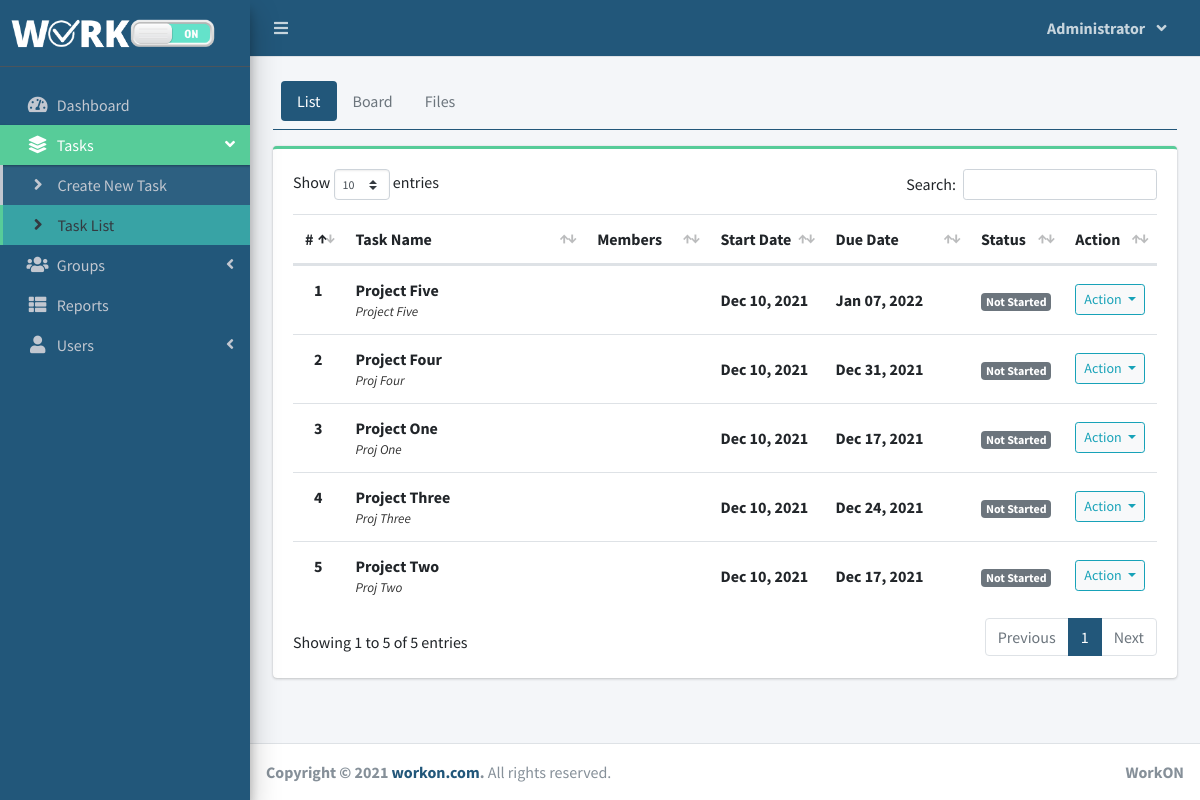
Page /index.php?page=project_list (signed in) on the earlier database version.
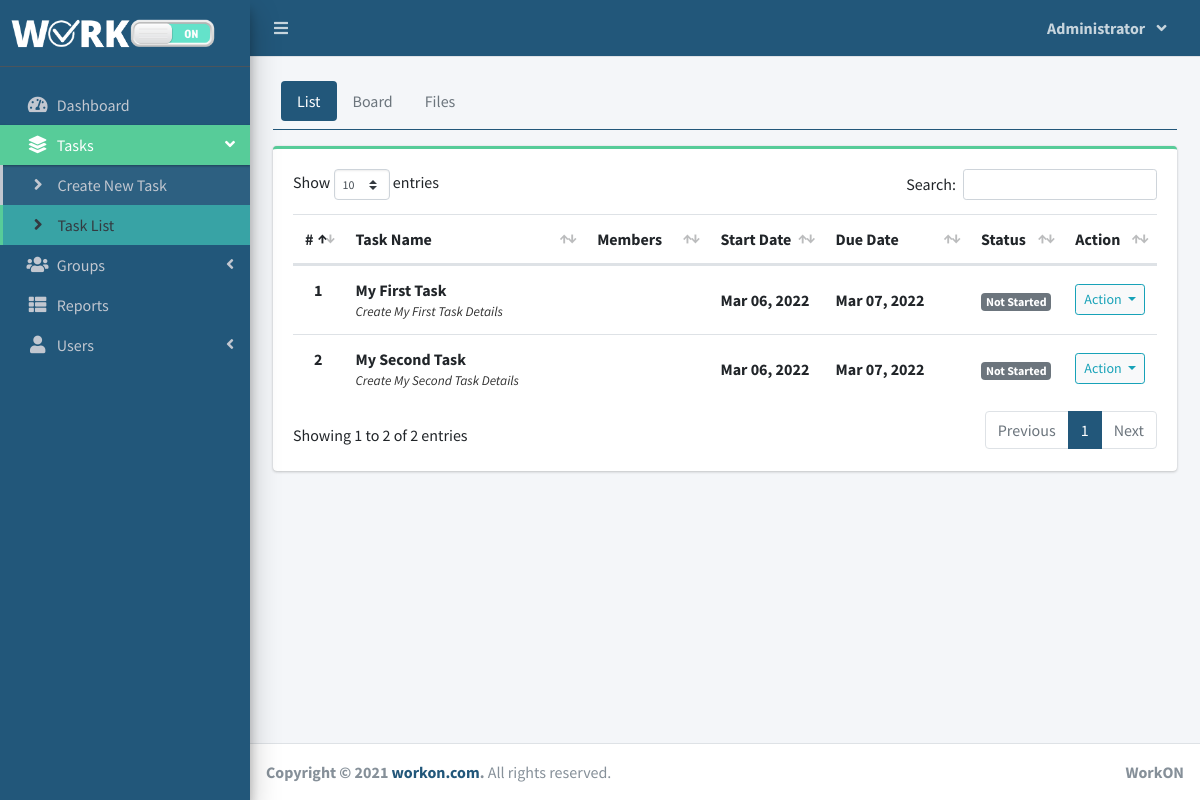
Same page on the later database version.
### tables this page shows
CREATE TABLE `project_list` (
  `id` int(30) NOT NULL,
  `name` varchar(200) NOT NULL,
  `description` text NOT NULL,
  `status` tinyint(2) NOT NULL,
  `start_date` date NOT NULL,
  `end_date` date NOT NULL,
  `manager_id` int(30) NOT NULL,
  `user_ids` text NOT NULL,
  `group_id` int(30) NOT NULL,
  `project_url` longtext NOT NULL,
  `project_time_sheet` longtext NOT NULL,
  `project_files` longtext NOT NULL,
  `date_created` datetime NOT NULL DEFAULT current_timestamp()
);

### project_list.php (the view, shortened to what this page needs)
<?php include'db_connect.php' ?>
<div class="col-lg-12">
	<ul class="nav nav-pills ml-auto p-2">
		<li class="nav-item"><a class="nav-link active" href="#list" data-toggle="tab">List</a></li>
		<li class="nav-item"><a class="nav-link" href="#board" data-toggle="tab">Board</a></li>
		<li class="nav-item"><a class="nav-link" href="#files" data-toggle="tab">Files</a></li>
	</ul>
	<hr class="border-primary mt-0 mb-3">
	<div class="tab-content" id="pills-tabContent">
		<div class="tab-pane active" id="list" role="tabpanel" aria-labelledby="pills-list-tab">
			<div class="card card-outline card-success">
				<div class="card-body">
					<div class="table-responsive">
						<table class="table tabe-hover table-condensed" id="data-list">
							<colgroup>
								<col width="5%">
								<col width="35%">
								<col width="15%">
								<col width="15%">
								<col width="20%">
								<col width="10%">
							</colgroup>
							<thead>
								<tr>
									<th class="text-center">#</th>
									<th>Task Name</th>
									<th class="">Members</th>
									<th>Start Date</th>
									<th>Due Date</th>
									<th>Status</th>
									<th>Action</th>
								</tr>
							</thead>
							<tbody>
								<?php
								$i = 1;
								$where = "";
								$qry = $conn->query("SELECT * FROM project_list $where order by name asc");
								while($row= $qry->fetch_assoc()):
									$trans = get_html_translation_table(HTML_ENTITIES,ENT_QUOTES);
									unset($trans["\""], $trans["<"], $trans[">"], $trans["<h2"]);
									$desc = strtr(html_entity_decode($row['description']),$trans);
									$desc=str_replace(array("<li>","</li>"), array("",", "), $desc);
								?>
								<tr>
									<th class="text-center"><?php echo $i++ ?></th>
									<td>
										<p><b><?php echo ucwords($row['name']) ?></b></p>
										<p class="truncate"><?php echo strip_tags($desc) ?></p>
									</td>
									<td class="">
									</td>
									<td><b><?php echo date("M d, Y",strtotime($row['start_date'])) ?></b></td>
									<td><b><?php echo date("M d, Y",strtotime($row['end_date'])) ?></b></td>
									<td class="text-center">
										<?php
										if($row['status'] == 1){
											echo "<span class='badge badge-secondary'>Not Started</span>";
										}elseif($row['status'] == 2){
										echo "<span class='badge badge-primary'>Started</span>";
										}elseif($row['status'] == 3){
										echo "<span class='badge badge-primary'>In Progress</span>";
										}elseif($row['status'] == 4){
										echo "<span class='badge badge-primary'>In Review</span>";
										}elseif($row['status'] == 5){
										echo "<span class='badge badge-primary'>Over Due</span>";
										}elseif($row['status'] == 6){
											echo "<span class='badge badge-success'>Completed</span>";
									}
										?>
									</td>
									<td class="text-center">
										<button type="button" class="btn btn-default btn-sm btn-round border-info wave-effect text-info dropdown-toggle" data-toggle="dropdown" aria-expanded="true">
										Action
										</button>
									</td>
								</tr>
							<?php endwhile; ?>
							</tbody>
						</table>
					</div>
				</div>
			</div>
		</div>
	</div>
</div>

Differences in the rows shown:
removed project_list: name "Project Five", description "Project Five", start_date "Dec 10, 2021", end_date "Jan 07, 2022", status "Not Started"
removed project_list: name "Project Four", description "Proj Four", start_date "Dec 10, 2021", end_date "Dec 31, 2021", status "Not Started"
removed project_list: name "Project One", description "Proj One", start_date "Dec 10, 2021", end_date "Dec 17, 2021", status "Not Started"
removed project_list: name "Project Three", description "Proj Three", start_date "Dec 10, 2021", end_date "Dec 24, 2021", status "Not Started"
removed project_list: name "Project Two", description "Proj Two", start_date "Dec 10, 2021", end_date "Dec 17, 2021", status "Not Started"
added project_list: name "My First Task", description "Create My First Task Details", start_date "Mar 06, 2022", end_date "Mar 07, 2022", status "Not Started"
added project_list: name "My Second Task", description "Create My Second Task Details", start_date "Mar 06, 2022", end_date "Mar 07, 2022", status "Not Started"
Other differences:
text written by a page script: "Show entries Search: Showing 1 to 5 of 5 entries Previous 1 Next" → "Show entries Search: Showing 1 to 2 of 2 entries Previous 1 Next"
